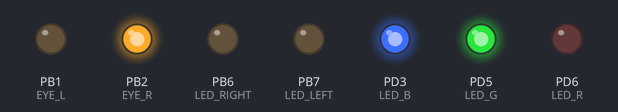
A program run on a simulated ATmega88, built with avr-gcc and emulated at 8 MHz. On the bench: output pins drawn as LEDs (lit = HIGH).

Above: at 0.12 s.
At 0.62 s:
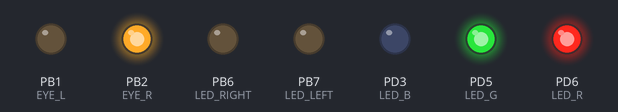
At 0.87 s:
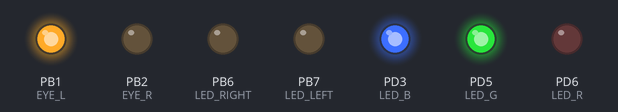
At 1.12 s:
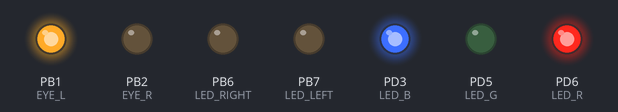
At 1.87 s:
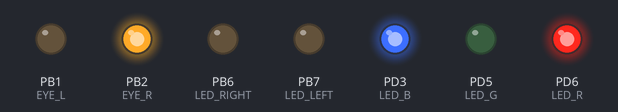
At 2.87 s:
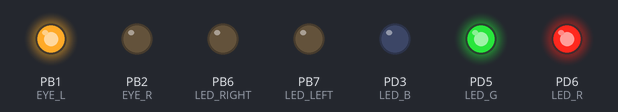
Timing chart, 0 to 3.5 s (numbered marks = the images above):
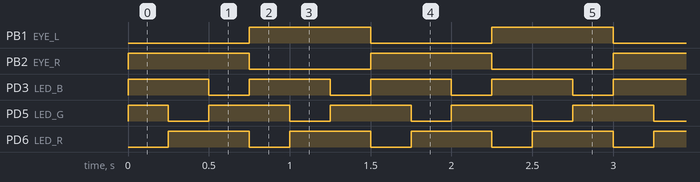

The program:

main.c
```c
/* -------------------------------------
 * SUNriaX Project
 * www.sunriax.at
 * -------------------------------------
 * Hardware: BOB3
 * Platform: ATmega88
 * -------------------------------------
 * Name: Template
 * Ver.: 1.0 Release
 * Type: Executable
 * Text: Demo application for Bob3
 *       programming with Atmel Studio
 * -------------------------------------
 */

// Systemclock and wait statement
#define F_CPU 8000000UL
#define WAIT 250

// EYEs of Bob3
#define EYE_L PB1
#define EYE_R PB2
#define LED_R PD6
#define LED_G PD5
#define LED_B PD3

// LEDs of Bob3
#define LED_RIGHT PB6
#define LED_LEFT  PB7

// System Libraries
#include <avr/io.h>
#include <util/delay.h>

int main(void)
{
	// Initialize Data Direction Registers
	DDRB |= (1<<EYE_R) | (1<<EYE_L) | (1<<LED_LEFT) | (1<<LED_RIGHT);
	DDRD |= (1<<LED_R) | (1<<LED_G) | (1<<LED_B);

	// Turn eyes off
	PORTB &= ~((1<<EYE_L) | (1<<EYE_R));
	PORTD &= ~((1<<LED_R) | (1<<LED_G) | (1<<LED_B));

	// Turn leds off
	PORTB &= ~((1<<LED_LEFT) | (1<<LED_RIGHT));

	while (1)
	{
		// Display eyes in different colors

		// Activate right eye
		PORTB |= (1<<EYE_R);
		PORTB &= ~(1<<EYE_L);

		// Turn green and blue LED off and red LED on
		PORTD |= (1<<LED_G) | (1<<LED_B);
		PORTD &= ~(1<<LED_R);

		// Wait statement
		_delay_ms(WAIT);

		// Turn red and blue LED off and green LED on
		PORTD |= (1<<LED_R) | (1<<LED_B);
		PORTD &= ~(1<<LED_G);

		// Wait statement
		_delay_ms(WAIT);

		// Turn red and green LED off and blue LED on
		PORTD |= (1<<LED_R) | (1<<LED_G);
		PORTD &= ~(1<<LED_B);

		// Wait statement
		_delay_ms(WAIT);

		// Activate left eye
		PORTB |= (1<<EYE_L);
		PORTB &= ~(1<<EYE_R);

		// Turn green and blue LED off and red LED on
		PORTD |= (1<<LED_G) | (1<<LED_B);
		PORTD &= ~(1<<LED_R);

		// Wait statement
		_delay_ms(WAIT);

		// Turn red and blue LED off and green LED on
		PORTD |= (1<<LED_R) | (1<<LED_B);
		PORTD &= ~(1<<LED_G);

		// Wait statement
		_delay_ms(WAIT);

		// Turn red and green LED off and blue LED on
		PORTD |= (1<<LED_R) | (1<<LED_G);
		PORTD &= ~(1<<LED_B);

		// Wait statement
		_delay_ms(WAIT);
	}
}
```

Measured:
- by itself, PB1 (EYE_L), PB2 (EYE_R): alternates HIGH for 0.75 s and LOW for 0.75 s
- by itself, PD3 (LED_B), PD6 (LED_R): alternates HIGH for 0.50 s and LOW for 0.25 s
- by itself, PD5 (LED_G): repeats every 0.75 s: LOW 0.25 s, HIGH 0.50 s
